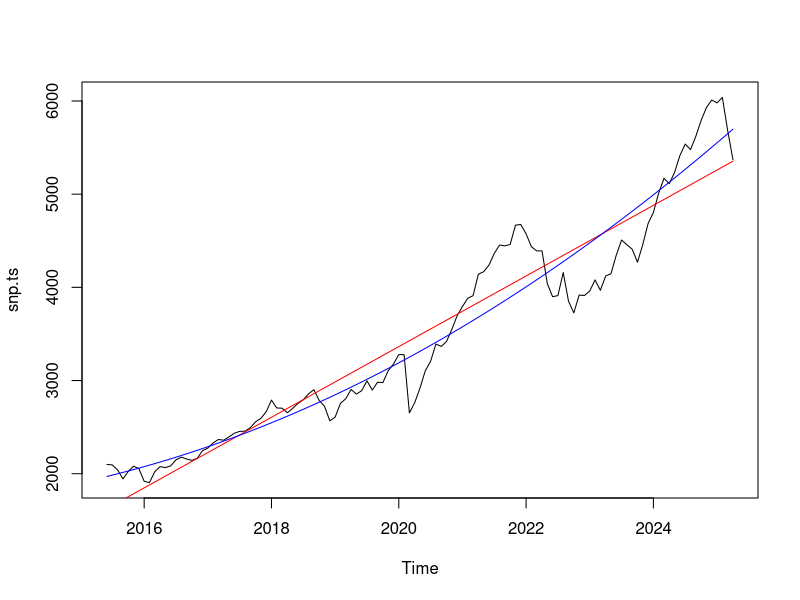
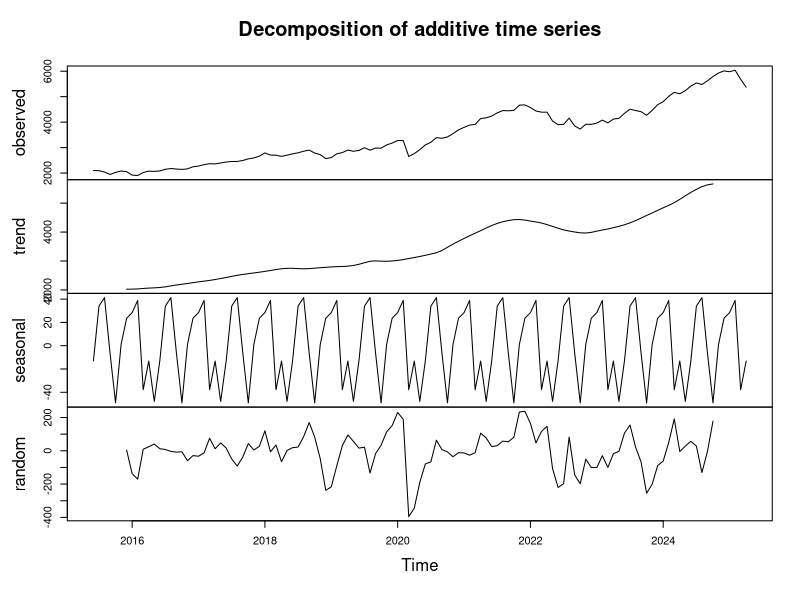
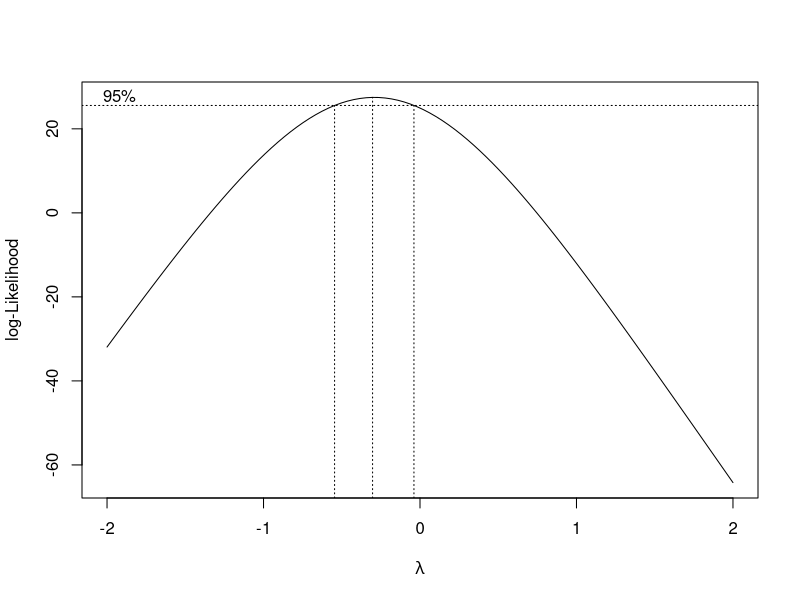
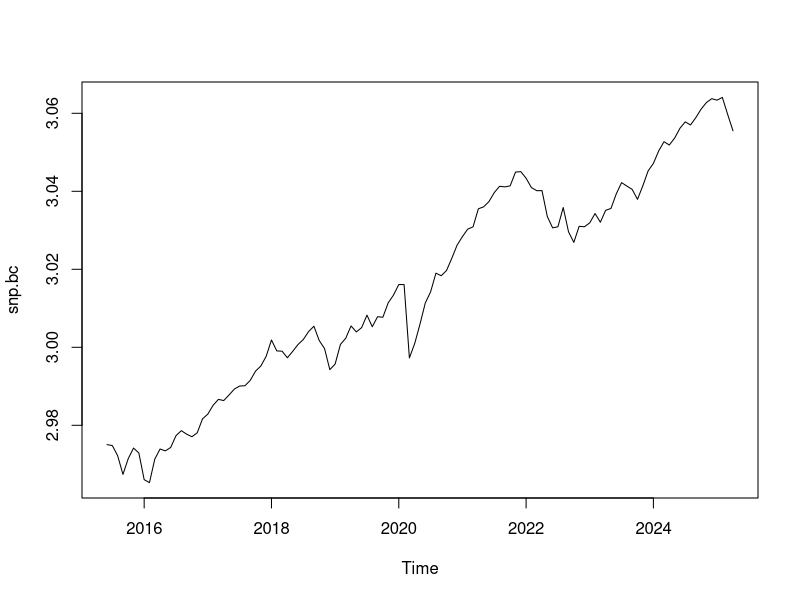
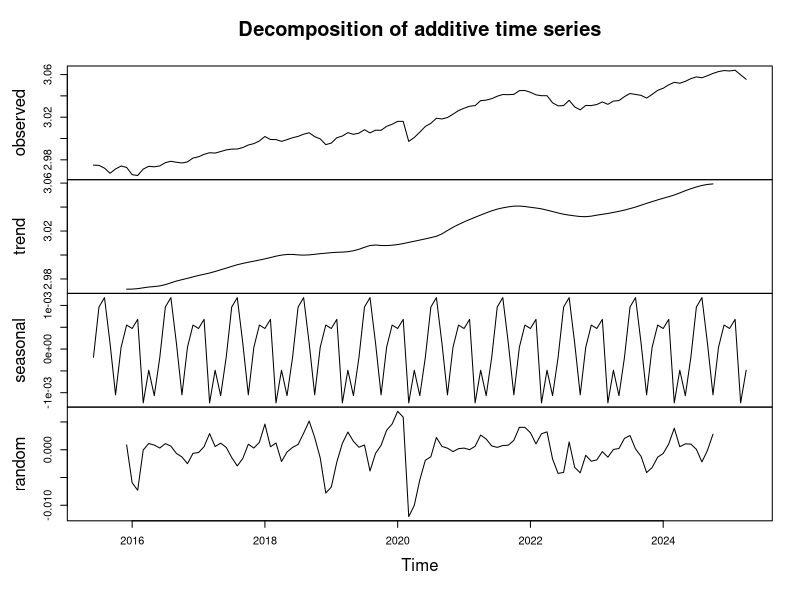
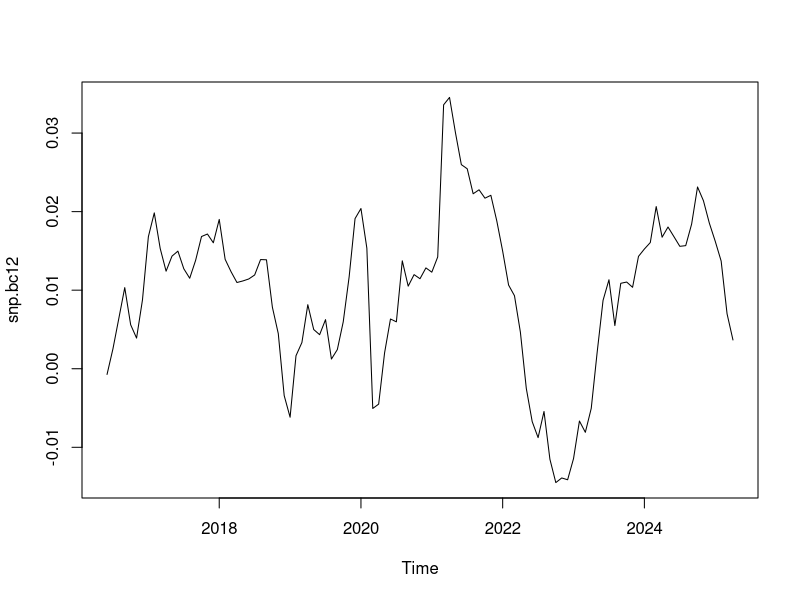
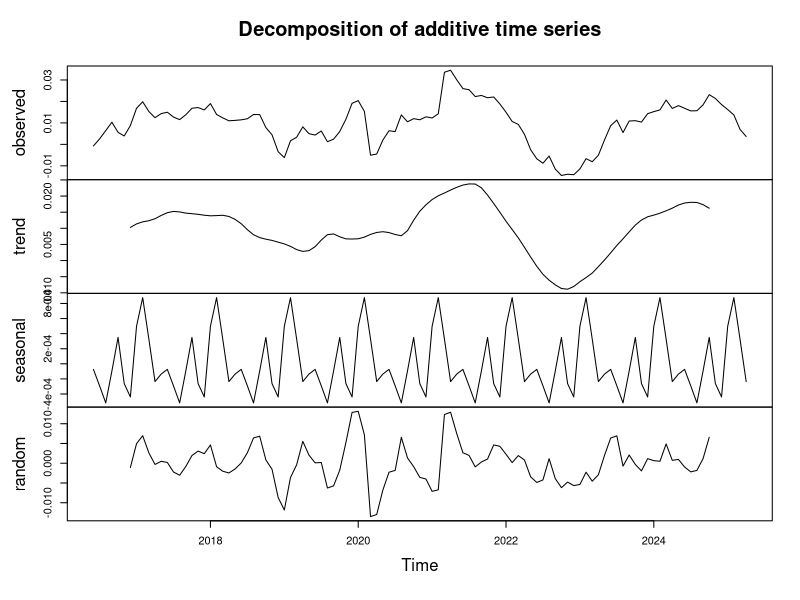
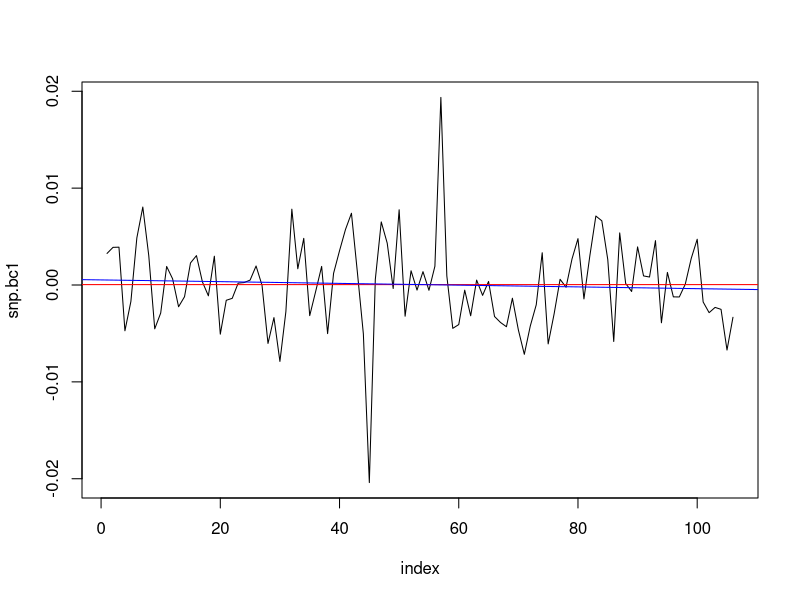

The R source for these figures, in order:
## ---- chunk 1
knitr::opts_chunk$set(echo = TRUE)
library(MASS)
library(forecast)
## ---- chunk 2
snp <- read.csv("data/snpMonthly.csv")
snp.ts <- ts(snp[, 2], start=c(2015, 6), end=c(2025, 4), frequency=12)

index <- 1:length(snp.ts)

plot(snp.ts, type='l')
lines(tslm(snp.ts ~ trend)$fitted, col="red") # Linear trend
lines(tslm(snp.ts ~ trend + I(trend^2))$fitted, col="blue") # Quadratic trend

# Needs transformation to remove heteroskedasticity
# Difference to remove seasonality and trend
## ---- chunk 3
var(snp.ts)
## ---- chunk 4
plot(decompose(snp.ts))
## ---- chunk 5
# Box-Cox transformation
index <- 1:length(snp.ts)
bcTransform <- boxcox(snp.ts ~ index, plotit=TRUE)

lambda <- bcTransform$x[which(bcTransform$y == max(bcTransform$y))]
lambda

snp.bc <- (1/lambda)*(snp.ts^lambda - 1)

plot.ts(snp.bc)
## ---- chunk 6
var(snp.bc)
## ---- chunk 7
plot(decompose(snp.bc))
## ---- chunk 8
# Differencing at lag 12
snp.bc12 <- diff(snp.bc, 12)
plot(snp.bc12)
## ---- chunk 9
var(snp.bc12)
## ---- chunk 10
plot(decompose(snp.bc12))
## ---- chunk 11
# Differencing at lag 1
snp.bc1 <- diff(snp.bc12, 1)
index <- 1:length(snp.bc1)
plot(index, snp.bc1, type='l')
abline(h=mean(snp.bc1), col="red")
abline(lm(snp.bc1 ~ index), col="blue")
## ---- chunk 12
plot(decompose(snp.bc1))
## ---- chunk 13
mean(snp.bc1)
var(snp.bc1)
## ---- chunk 14
acf(snp.bc1, lag.max=64)
## ---- chunk 15
pacf(snp.bc1, lag.max=64)
## ---- chunk 16
# Differencing at lag 2
snp.bc2 <- diff(snp.bc12, 2)
index <- 1:length(snp.bc2)
plot(index, snp.bc2, type='l')
#abline(h=mean(snp.bc2), col="red")
#abline(lm(snp.bc2 ~ index), col="blue")
## ---- chunk 17
mean(snp.bc2)
var(snp.bc2)
